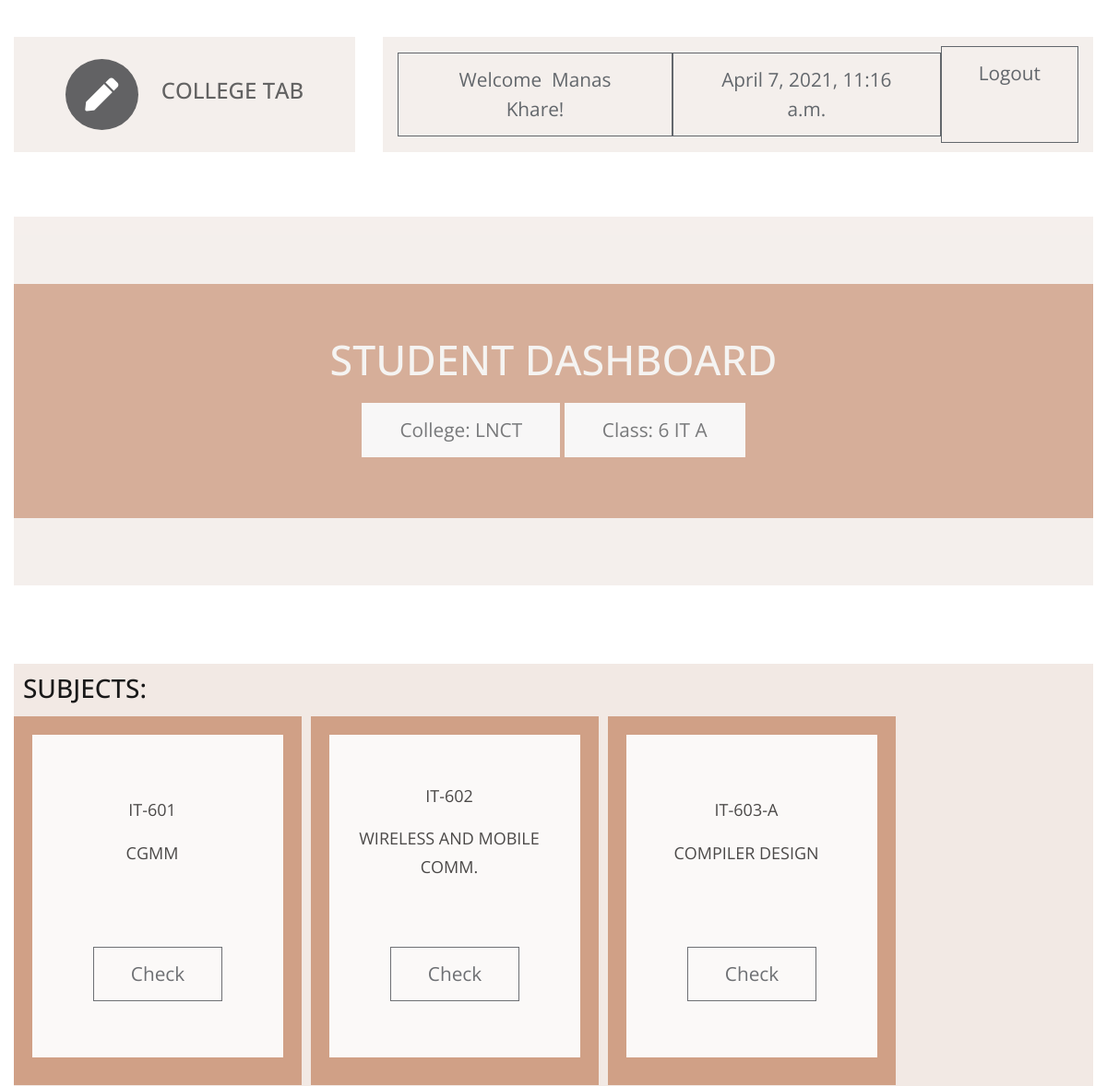
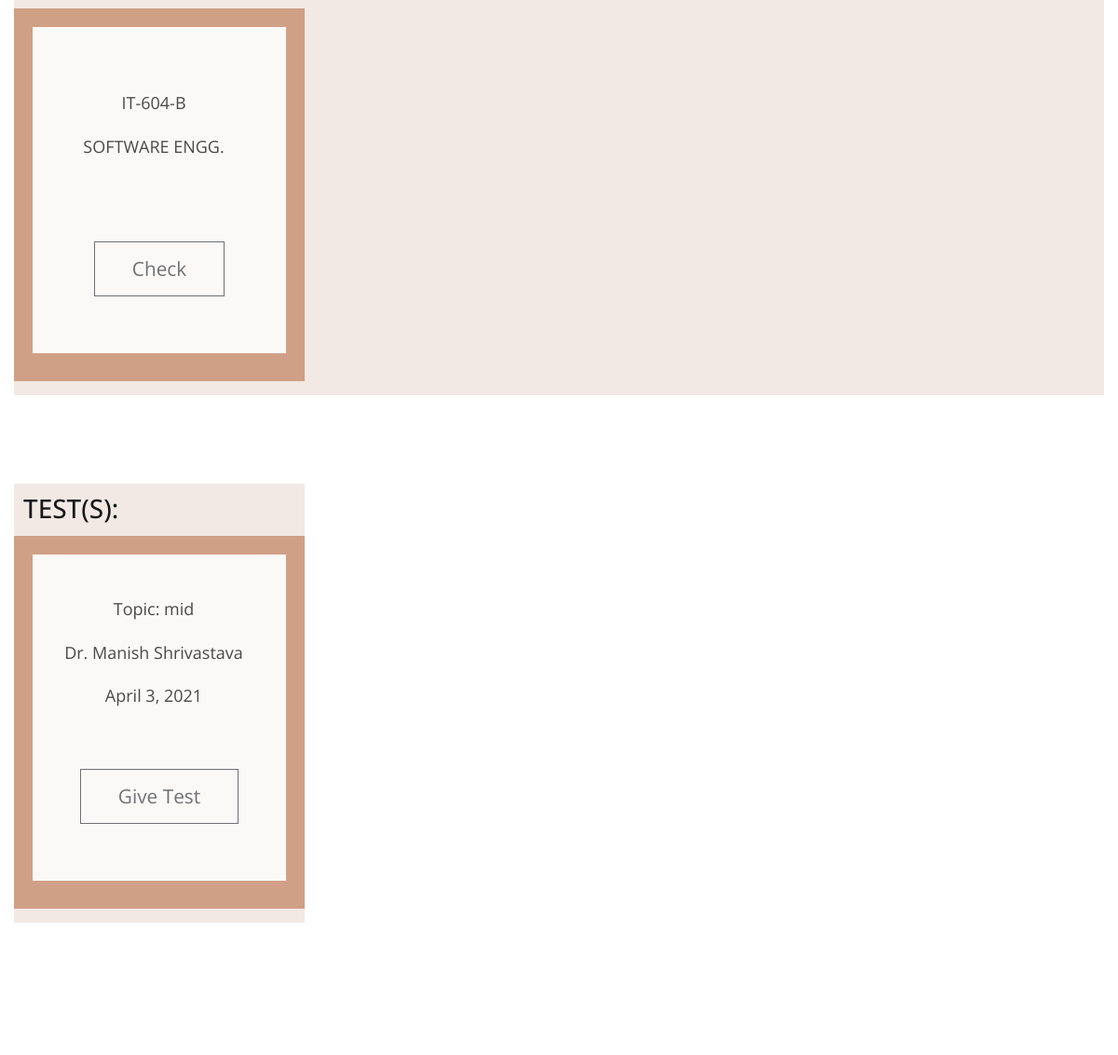
The page /s_dashboard/0103IT181055/ (signed in) on the database its author committed (2 pictures, top to bottom).
### ctapp/models.py (models this page shows, shortened)
class student(models.Model):
    user = models.OneToOneField(User, on_delete=models.CASCADE,unique=True)
    enrollment_number = models.CharField(max_length = 12,primary_key = True)
    name = models.CharField(max_length = 30)
    college_name = models.CharField(max_length = 10,choices = CLG_CHOICES,default = 'LNCT')
    sem = models.CharField(max_length = 20,choices = SEMESTER_CHOICES,default = '6')
    sec = models.CharField(max_length = 1,choices = SEC_CHOICES,default = 'A')
    branch= models.CharField(max_length = 20,choices = BRANCH_CHOICES,default = 'IT')
    mobile_no = models.CharField(max_length=10)
    email = models.CharField(max_length=30)

class subject(models.Model):
    subject_code = models.CharField(max_length = 8,primary_key = True)
    name = models.CharField(max_length = 30)
    branch = models.CharField(max_length=20, choices=BRANCH_CHOICES, default='IT')
    sem = models.CharField(max_length = 20,choices = SEMESTER_CHOICES,default = '6')

class Test(models.Model):
    topic = models.CharField(max_length=50)
    link = models.CharField(max_length=1000)
    c_id  = models.ForeignKey(Class,on_delete=models.CASCADE)       #class id
    s_id = models.ForeignKey(subject,on_delete=models.CASCADE)  #subject id
    t_id = models.ForeignKey(teacher,on_delete=models.CASCADE)  #teacher id
    date = models.DateField()
    starttime = models.TimeField(auto_now=False,auto_now_add=False)
    endtime = models.TimeField(auto_now=False,auto_now_add=False)
    def __str__(self):
        s_name = str(self.s_id.name)     #get subject name
        sem_sec = str(self.c_id.branch) + " - " +str(self.c_id.sem)+"TH - "+str(self.c_id.sec)
        return sem_sec+" - "+s_name+' - ' + str(self.topic)

class teacher(models.Model):
    user = models.OneToOneField(User, on_delete=models.CASCADE,unique=True)
    name = models.CharField(max_length=30)
    college_name = models.CharField(max_length = 10,choices = CLG_CHOICES,default = 'LNCT')
    branch = models.CharField(max_length=20, choices=BRANCH_CHOICES, default='IT')
    mobile_no = models.CharField(max_length=10)
    email = models.CharField(max_length=30)

### ctapp/views.py (the view)
# urls.py: path('<str:id>/', views.student_dashboard, name='s_db'),
@login_required(login_url='s_login/')
def student_dashboard(request,id):
    template = loader.get_template('student dashboard.html')
    print(id)
    current_student = student.objects.get(enrollment_number=id)
    subjects = get_subjects(current_student)
    tests=get_tests(current_student)
    print(tests)
    now=current_datetime()
    if tests:
        context = {'student':current_student,'subject_list':subjects,'tests':tests,'error':'','cur_date':now}
        return HttpResponse(template.render(context, request))
    error='No tests assigned yet.'
    context = {'student':current_student,'subject_list':subjects,'error':error,'cur_date':now}
    return HttpResponse(template.render(context, request))

### ctapp/views.py (called while the page is built)
def get_subjects(student):
    branch = student.branch
    sem = student.sem
    return subject.objects.filter(branch=branch).filter(sem=sem)

def get_tests(student):
    try:
        curr_class = Class.objects.get(sem=student.sem,sec=student.sec,branch=student.branch)
        return Test.objects.filter(c_id=curr_class)
    except Test.DoesNotExist:
        return False

def current_datetime():
    now = datetime.datetime.now()
    return now

### ctapp/templates/student dashboard.html (shortened to what this page needs)
<!DOCTYPE html>
<html lang="en">
{% load static %}
  <head>
    <link rel="stylesheet" href="{% static 'css/all.min.css' %}" />
    <link rel="stylesheet" href="{% static 'css/bootstrap.min.css' %}" />
    <link rel="stylesheet" href="{% static 'css/templatemo-style.css' %}" />
  </head>
  <body id="servicesPage">
    <div class="parallax-window" data-parallax="scroll" data-image-src="{% static 'img/subjects_assignments.jpg' %}">
      <div class="container-fluid">
        <div class="row tm-brand-row">
          <div class="col-lg-4 col-11">
            <div class="tm-brand-container tm-bg-white-transparent">
              <i class="fas fa-2x fa-pen tm-brand-icon"></i>
              <div class="tm-brand-texts">
                <h1 class="text-uppercase tm-brand-name">College Tab</h1>
              </div>
            </div>
          </div>
          <div class="col-lg-8 col-1">
            <div class="tm-nav">
              <nav
                class="navbar navbar-expand-lg navbar-light tm-bg-white-transparent tm-navbar">
                <div class="collapse navbar-collapse" id="navbarNav">
                  <ul class="navbar-nav">
                    <li class="btn btn-outline-dark">
                      Welcome&nbsp;&nbsp;{{student.name}}!
                    </li>
                    <li class="nav-item">
                      <button type="button" class="btn btn-outline-dark">{{ cur_date }}</button>
                    </li>
                    <li class="nav-item">
                      <a href="{% url 's_logout' %}" class="btn btn-outline-dark" style="height: 105px; text-align:center;">Logout</a>
                    </li>
                  </ul>
                </div>
              </nav>
            </div>
          </div>
        </div>
        <section class="row" id="tmServices">
         <div class="col-12">
            <div class="parallax-window tm-services-parallax-header tm-testimonials-parallax-header tm-bg-white-transparent"
                 data-parallax="scroll"
                 data-z-index="101"
                 >
                 <div class="tm-bg-brown-transparent text-center tm-services-header tm-testimonials-header">
                    <h2 class="text-uppercase tm-services-page-title tm-testimonials-page-title">Student Dashboard</h2>
                    <p class="btn btn-outline-light active">
                        College: {{student.college_name}}
                    </p>
                    <p class="btn btn-outline-light active">
                        Class: {{student.sem}} {{student.branch}} {{student.sec}}
                    </p>
                </div>
            </div>
          </div>
          <div class="col-12 tm-tabs-container">
              <div class="sections">
                <h3>SUBJECTS:</h3>
                <div class="card-deck">
                  {% for subject in subject_list%}
                          <div class="btn-outline card-upper">
                            <div class="card-body text-center">
                              <div class="cards">
                                <div class="contents">
                                  <p class="card-text">
                                    {{subject.subject_code}}
                                  </p>
                                  <p class="card-text">
                                    {{subject.name}}
                                  </p>
                                </div>
                                <div class="card-text" style="position:relative; top:50px;">
                                  <a class="btn btn-outline-dark" href="{% url 'student:s_subject_assignment_list' student.enrollment_number subject.subject_code %}">Check</a>
                                </div>
                              </div>
                            </div>
                          </div>
                    {% endfor %}
              </div>
            </div>
          </div>
          <div class="col-12" id="tests">
            <div class="sections">
              <h3>TEST(S):</h3>
              <div class="card-deck">
                {% if error != '' %}
                <div class="card-body text-center">{{error}}</div>
                {% else %}
                {% for test in tests %}
                  <div class="btn-outline card-upper">
                    <div class="card-body text-center">
                      <div class="cards">
                        <div class="contents">
                          <p class="card-text">
                            Topic: {{test.topic}}
                          </p>
                          <p class="card-text">
                            {{test.t_id.name}}
                          </p>
                          <p class="card-text">
                            {{test.date}}
                          </p>
                        </div>
                        <div class="card-text" style="position:relative; top:50px;">
                          <a class="btn btn-outline-dark" href="#">Give Test</a>
                        </div>
                      </div>
                    </div>
                  </div>
                {% endfor %}
                {% endif %}
            </div>
          </div>
        </div>
        </section>
        <footer class="row">
          <p class="col-12 text-white text-center tm-copyright-text">
          </p>
        </footer>
      </div>
    </div>
  </body>
</html>

### ctapp/static/css/templatemo-style.css (style rules this page uses)
html { scroll-behavior: smooth; }
body { font-family: "Open Sans", Arial, Helvetica, sans-serif; font-size: 18px; font-weight: 400; color: #6b6b6b; overflow-x: hidden; }
a, button { transition: all 0.3s ease; }
.container-fluid { max-width: 1310px; }
.parallax-window { min-height: 1100px; background: transparent; }
.tm-bg-white-transparent { background-color: rgba(255, 255, 255, 0.8); }
.tm-brand-row { align-items: center; padding-top: 40px; padding-bottom: 28px; }
.tm-brand-container { max-width: 500px; height: 125px; display: flex; align-items: center; justify-content: center; }
.tm-brand-icon { width: 79px; height: 77px; display: flex; align-items: center; justify-content: center; background-color: #333436; color: white; border-radius: 50%; margin-right: 25px; }
.tm-brand-name { font-size: 1.5rem; color: #333333; }
.tm-navbar { max-width: 840px;min-height: 125px;justify-content:; }
.tm-navbar .navbar-nav { width: 100%; display: flex; align-items: center; justify-content: space-around; }
.nav-item { position: relative; }
.btn { border-radius: 0; padding: 13px 40px; font-size: 1.3rem; }
p { line-height: 1.7; }
.tm-copyright-text { font-size: 1rem; padding-top: 50px; padding-bottom: 45px; }
.tm-bg-brown-transparent { background-color: #C07F5B; opacity: 0.77; color: #F4F3F2; font-weight: bold; }
.tm-bg-white-transparent { background-color: #F2EBE7;; opacity: 0.77; color: #F4F3F2; font-weight: bold; }
.cards { height: 350px; width:100%; background-color:white; color:black; opacity:1; padding:30px; }
.card-upper { height:400px; width:312px; margin:5px; background-color:#C07F5B; opacity:0.77; color:aliceblue; }
.sections { background-color: #F1E7E2; opacity:0.9; display: inline-block; padding:10px; color:black; }
.contents { height:150px; width:200px; align-content: center; }
#tests { position: relative; top:-40px; }
.text-center { align-self: center; }
.tm-services-parallax-header { min-height: 700px; display: flex; align-items: center; margin-top: 42px; margin-bottom: 22px; }
.tm-services-header { position: relative; z-index: 102; width: 100%; padding: 85px 15px 37px 15px; }
.tm-services-page-title { font-size: 2.8rem; padding-bottom: 37px; }
.tm-tabs-container { display: flex; padding-top: 40px; padding-bottom: 135px; }
.tm-testimonials-header { padding: 55px 15px 50px; }
.tm-testimonials-page-title { padding-bottom: 0; margin-bottom: 20px; }
.tm-testimonials-parallax-header { min-height: 400px; margin-bottom: 45px; }

### rows shown on the page
student: name "Manas Khare", college_name "LNCT", sem "6", branch "IT", sec "A"
subject: subject_code "IT-601", name "CGMM"
subject: subject_code "IT-602", name "WIRELESS AND MOBILE COMM."
subject: subject_code "IT-603-A", name "COMPILER DESIGN"
subject: subject_code "IT-604-B", name "SOFTWARE ENGG."
Test: topic "mid", t_id.name "Dr. Manish Shrivastava", date "April 3, 2021"

### other values the page prints
{{ cur_date }} "April 7, 2021, 11:16 a.m."
